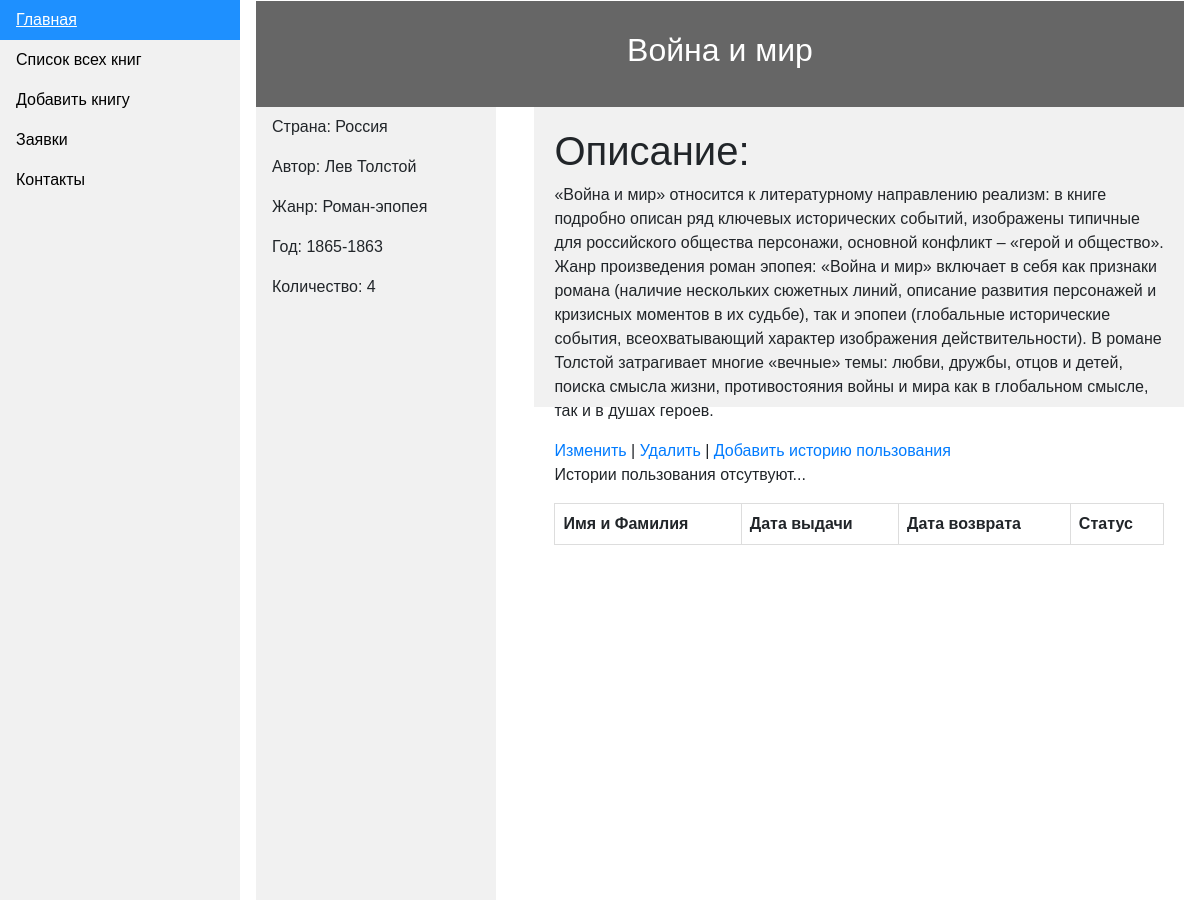
Before: /book_single/1/ with the older database file.
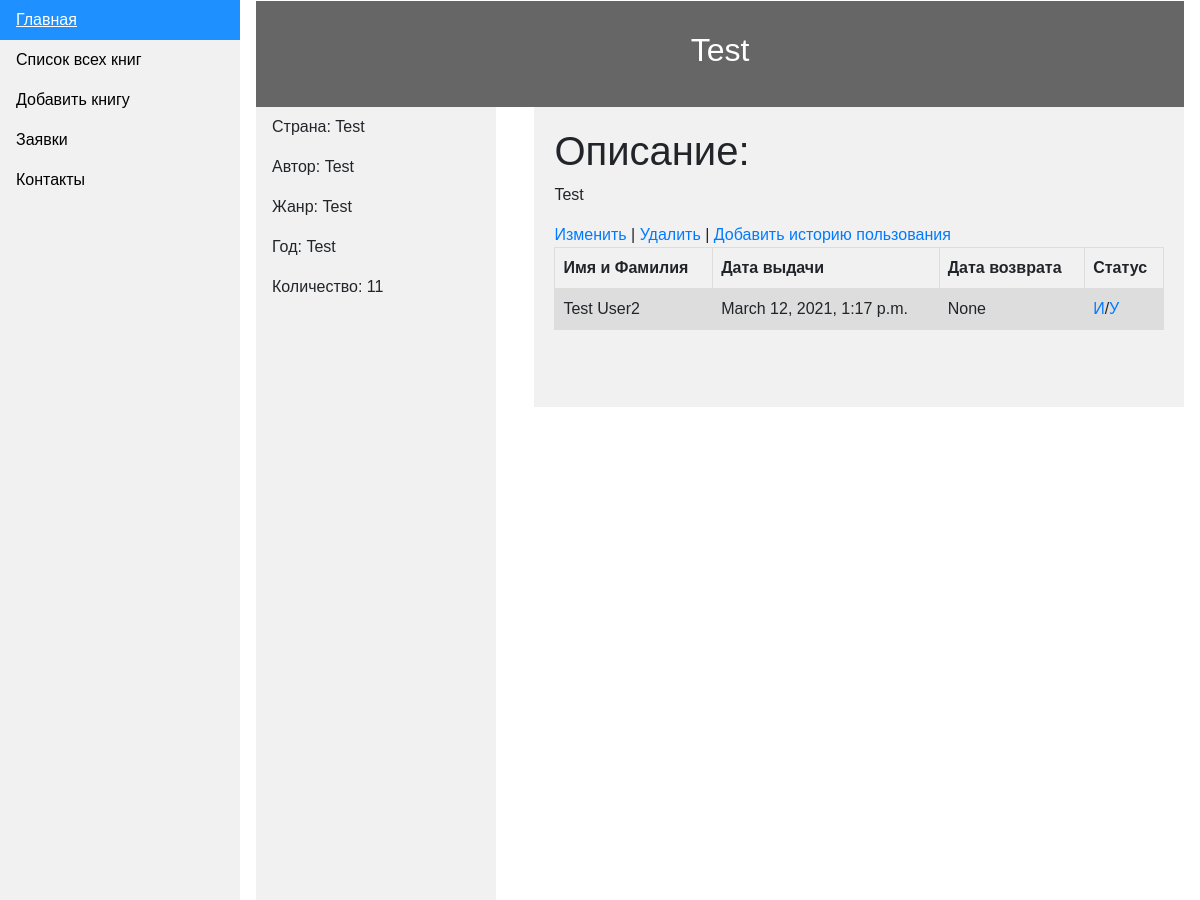
After: the same page with the newer database file.
### main_app/models.py (models this page shows, shortened)
class BookModel(models.Model):
    title = models.CharField(max_length=64, verbose_name='Название книги')
    country = models.CharField(max_length=32, verbose_name='Страна')
    genre = models.CharField(max_length=32, verbose_name='Жанр')
    author = models.CharField(max_length=64, verbose_name='Автор')
    year = models.CharField(max_length=32, verbose_name='Дата публикации')
    description = models.TextField(verbose_name='Описание')
    amount_in_stock = models.IntegerField(verbose_name='Имеющееся количество')

class ClientsHistoryModel(models.Model):
    book = models.ForeignKey('BookModel', on_delete=models.CASCADE)
    full_name = models.CharField(max_length=64, verbose_name='Имя Фамилия')
    date_of_issue = models.DateTimeField(default=timezone.now, blank=False, verbose_name='Дата выдачи')
    return_date = models.DateTimeField(blank=True, verbose_name='Дата возврата', null=True)

### main_app/views.py (the view)
# urls.py: path('book_single/<int:id>/', views.book_single, name='book_single'),
def book_single(request, id):
    book_query = get_object_or_404(BookModel, id=id)
    histories_query = ClientsHistoryModel.objects.all().filter(book=book_query)
    context = {
        'q': book_query,
        'histories': histories_query,
    }
    return render(request, "books/book_single.html", context)

### templates/books/book_single.html (shortened to what this page needs)
{% extends 'base.html' %}
{% load static %}
{% block content %}
    <header>
        <h2>{{ q.title }}</h2>
    </header>
    <section>
        <ul>
          <li><a>Страна: {{ q.country }}</a></li>
          <li><a>Автор: {{ q.author }}</a></li>
          <li><a>Жанр: {{ q.genre }}</a></li>
          <li><a>Год: {{ q.year }}</a></li>
          <li><a>Количество: {{ q.amount_in_stock }}</a></li>
        </ul>
      <article>
        <h1>Описание:</h1>
        <p>{{ q.description }}</p>
              <a href="{% url 'book_update' q.id %}">Изменить</a> |
              <a href="{% url 'book_delete' q.id %}">Удалить</a> |
              <a href="{% url 'history_post' q.id %}"> Добавить историю пользования</a>
          <table>
              <tr>
                <th>Имя и Фамилия</th>
                <th>Дата выдачи</th>
                <th>Дата возврата</th>
                <th>Статус</th>
              </tr>
              {% for history in histories %}
                  <tr>
                    <td>{{ history.full_name }}</td>
                    <td>{{ history.date_of_issue }}</td>
                    <td>{{ history.return_date }}</td>
                    <td><a href="{% url 'history_update' history.id %}">И</a>/<a href="{% url 'history_delete' history.id %}">У</a></td>
                  </tr>
                  {% empty %}
                  <p> Истории пользования отсутвуют...</p>
              {% endfor %}
          </table>
      </article>
    </section>
{% endblock %}

Changed rows visible on the page:
changed BookModel: title "Война и мир" → "Test"; country "Россия" → "Test"; author "Лев Толстой" → "Test"; genre "Роман-эпопея" → "Test"; year "1865-1863" → "Test"; amount_in_stock "4" → "11"; description "«Война и мир» относится к литературному направлению реализм: в книге подробно описан ряд ключевых исторических событий, изображены типичные для российского общества персонажи, основной конфликт – «герой и общество». Жанр произведения роман эпопея: «Война и мир» включает в себя как признаки романа (наличие нескольких сюжетных линий, описание развития персонажей и кризисных моментов в их судьбе), так и эпопеи (глобальные исторические события, всеохватывающий характер изображения действительности). В романе Толстой затрагивает многие «вечные» темы: любви, дружбы, отцов и детей, поиска смысла жизни, противостояния войны и мира как в глобальном смысле, так и в душах героев." → "Test"
now on this page (row edited): ClientsHistoryModel: full_name "Test User2", date_of_issue "March 12, 2021, 1:17 p.m.", return_date "None"
Other visible differences:
text no longer shown: "Истории пользования отсутвуют..."
